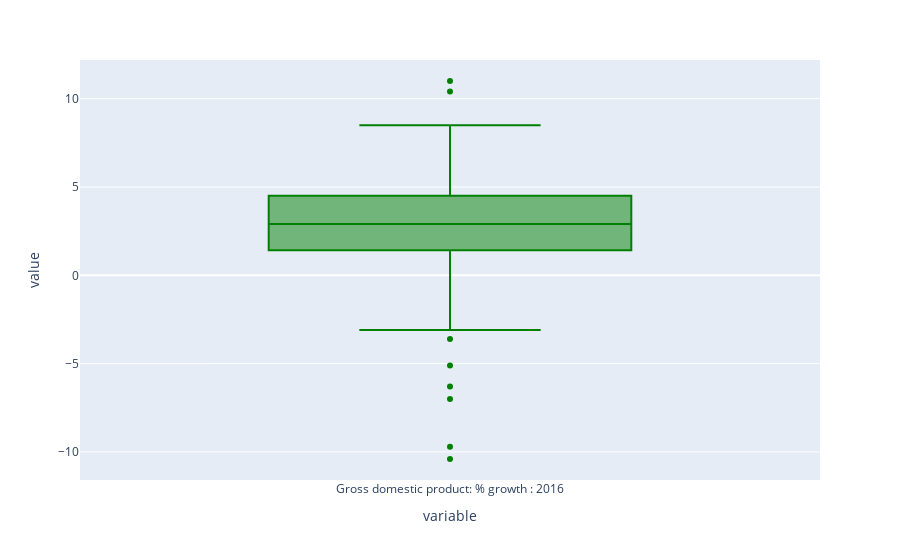

The cell this chart's notebook holds for it:
### Markdown cell above
In a box plot, the lower extent of the box lies at Q1, while the upper extent of the box lies at Q3. The horizontal line in the middle of the box corresponds to Q2 (equivalently, the median).

### Code cell
# Code Here
fig=px.box(df['Gross domestic product: % growth : 2016'])
fig.update_traces(marker_color='green')

### Figure 1 — Plotly figure (JSON) as saved in the notebook; plotly's stock layout.template omitted (floating-point values rounded to 4 significant figures; data arrays with more than 128 entries replaced by an {"elided": "..."} marker saying what was removed)
{"data": [{"alignmentgroup": "True", "hovertemplate": "variable=%{x}<br>value=%{y}<extra></extra>", "legendgroup": "", "marker": {"color": "green"}, "name": "", "notched": false, "offsetgroup": "", "orientation": "v", "showlegend": false, "type": "box", "x": {"elided": "166 str values"}, "x0": " ", "xaxis": "x", "y": {"elided": "166 float values"}, "y0": " ", "yaxis": "y"}], "layout": {"boxmode": "group", "legend": {"tracegroupgap": 0}, "margin": {"t": 60}, "xaxis": {"anchor": "y", "domain": [0, 1], "title": {"text": "variable"}}, "yaxis": {"anchor": "x", "domain": [0, 1], "title": {"text": "value"}}}}
